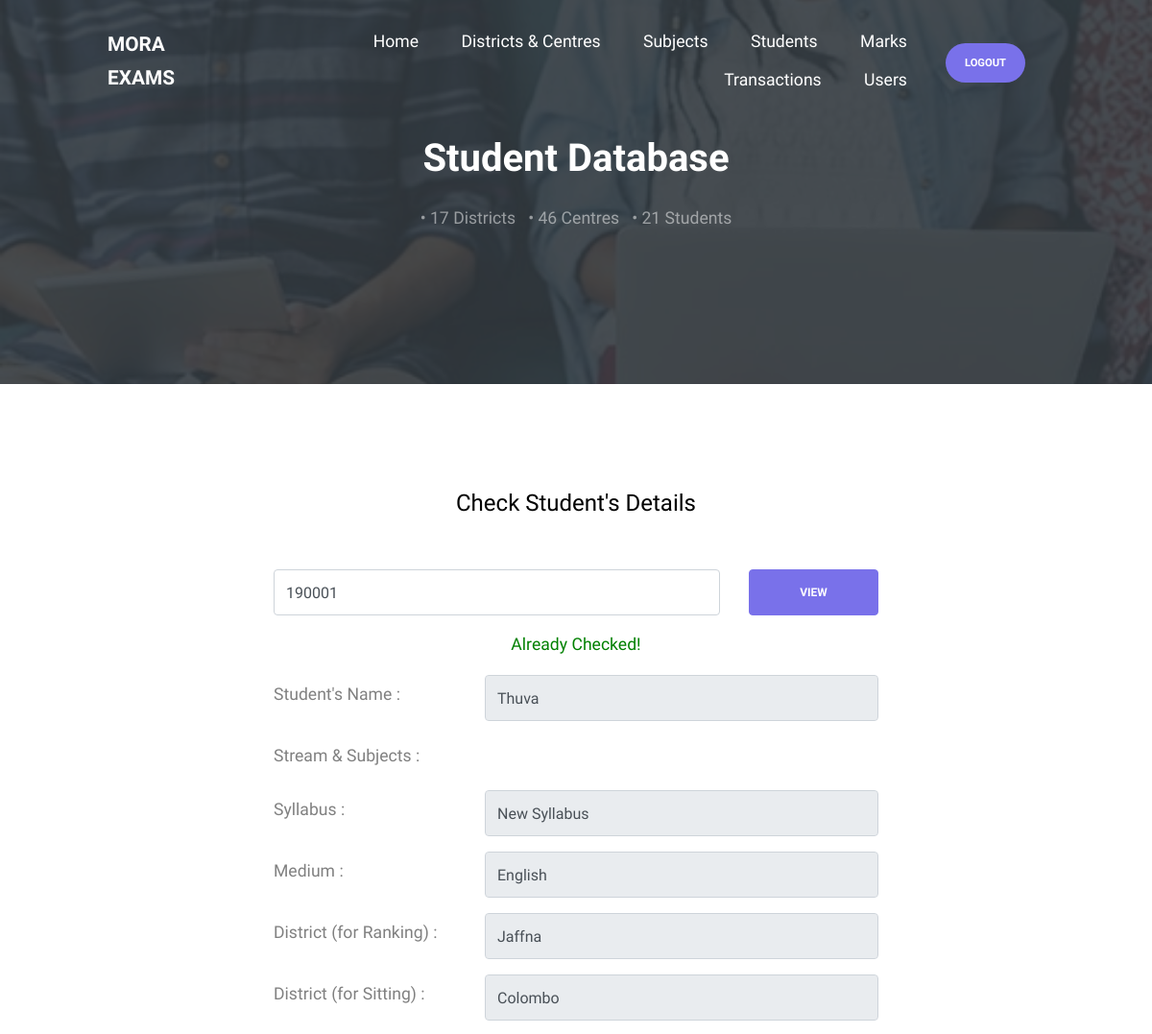
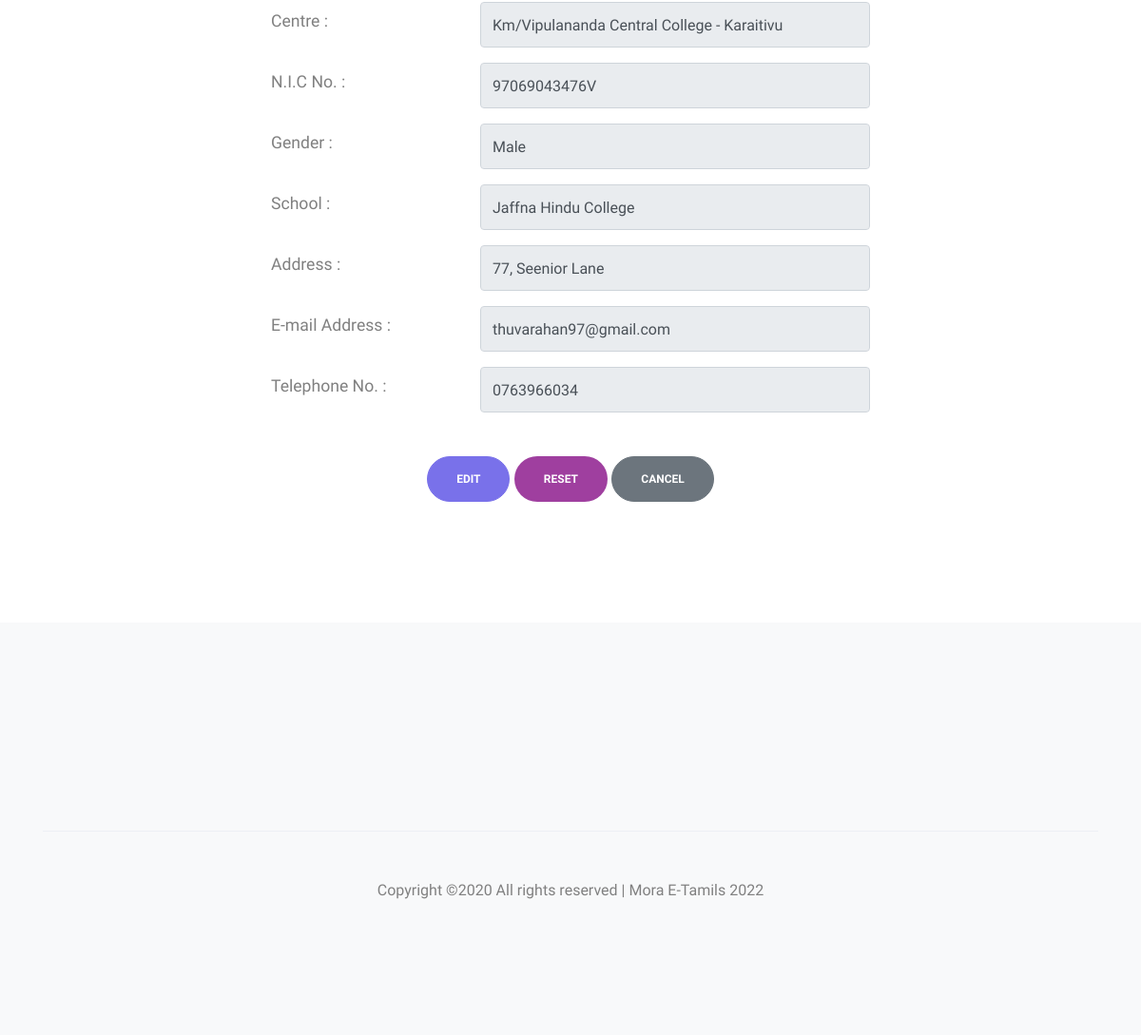
The page /admin/student.details.php?index_no=190001 (signed in) on the database its author committed (2 pictures, top to bottom).
### tables this page shows
CREATE TABLE `tbl_students` (
  `student_id` varchar(100) NOT NULL,
  `index_no` varchar(50) NOT NULL,
  `name` varchar(255) NOT NULL,
  `subject_group_id` varchar(100) NOT NULL,
  `syllabus` varchar(100) NOT NULL,
  `medium` varchar(100) NOT NULL,
  `district_id_ranking` int(11) NOT NULL,
  `district_ranking` varchar(255) NOT NULL,
  `district_id_sitting` int(11) NOT NULL,
  `centre_id` varchar(100) NOT NULL,
  `nic` varchar(15) NOT NULL,
  `gender` varchar(100) NOT NULL,
  `school` varchar(1255) NOT NULL,
  `address` varchar(1255) NOT NULL,
  `email` varchar(255) NOT NULL,
  `telephone` varchar(15) NOT NULL,
  `datetime` datetime NOT NULL,
  `user_id` varchar(100) NOT NULL,
  `checked` tinyint(1) DEFAULT NULL,
  `checked_by` varchar(100) DEFAULT NULL,
  `checked_datetime` datetime DEFAULT NULL
);

CREATE TABLE `tbl_exam_districts` (
  `district_id` int(2) NOT NULL,
  `district` varchar(50) NOT NULL,
  `coordinator` varchar(255) DEFAULT NULL,
  `telephone` varchar(15) DEFAULT NULL,
  `form_cost` float NOT NULL
);

CREATE TABLE `tbl_exam_centres` (
  `centre_id` int(11) NOT NULL,
  `district_id` int(2) NOT NULL,
  `centre_name` varchar(255) NOT NULL,
  `place` varchar(255) NOT NULL,
  `gender` varchar(50) NOT NULL
);

### admin/assets/student.details.inc.php (called while the page is built, shortened)
<?php
if (isset($_GET['index_no'])) {
    $index_no = $_GET['index_no'];
    $query = "SELECT * FROM tbl_students WHERE index_no = '$index_no'";
    $result = mysqli_query($db,$query);
    $total = mysqli_num_rows($result);
    if($total==0){
        redirect('student.details.php?error='.md5("not_found_error"));
    } else {
        $row = mysqli_fetch_assoc($result);
    }
}
?>

### admin/student.details.php (the view, shortened to what this page needs)
<?php
include_once("header.php");
include("assets/student.details.inc.php");
$error_msg = "";
$success_msg = "";
include_once("students.banner.php");
?>
<div class="site-section">
    <div class="container">
        <div class="justify-content-center align-items-center">
            <div class="col-lg-8 mx-auto" data-aos="fade-up" data-aos-delay="500">
                <form action="" method="post" class="form-box" style="padding-bottom: 0">
                    <h3 class="h4 text-black mb-4 text-center">Check Student's Details</h3>
                    <br/>
                    <div class="form-group row">
                        <div class="col-md-9">
                            <input type="text" name="index_no" value="<?php if(isset($_GET['index_no'])){echo $_GET['index_no'];} ?>" maxlength="6" minlength="6" class="form-control" placeholder="Index No." autofocus="" required>
                        </div>
                        <div class="col-md-3">
                            <input style="width:100%" type="submit" name="view" class="btn btn-primary" value="View">
                        </div>
                    </div>
                </form>
                <?php if($error_msg!="") { ?>
                    <div class="form-group">
                        <?php
                        if($error_msg==md5("not_found_error"))
                        { ?>
                            <label class="control-label" for="inputError" style="width:100%; margin: 0 auto; text-align: center; position: relative; float: none; color: red;">Index No. is Not Found!</label>
                        <?php
                        }
                        else if($error_msg==md5("check_failed"))
                        { ?>
                            <label class="control-label" style="width:100%; margin: 0 auto; text-align: center; position: relative; float: none; color: red;">Failed to check!</label>
                        <?php
                        }
                        ?>
                    </div>
                <?php
                }
                else if(isset($_GET['index_no']) && $total==1) { ?>
                    <div class="form-group">
                        <?php
                        if($row['checked']==1) { ?>
                            <label class="control-label" style="width:100%; margin: 0 auto; text-align: center; position: relative; float: none; color: green;">Already Checked!</label>
                        <?php
                        } else if($row['checked']==0) { ?>
                            <label class="control-label" style="width:100%; margin: 0 auto; text-align: center; position: relative; float: none; color: red;">Not Checked Yet!</label>
                        <?php } ?>
                    </div>
                <?php } else { ?>
                <br/>
                <?php } ?>
                <div class="form-box" style="padding-top: 0;">
                    <?php if(isset($_GET['index_no']) && $total==1) { ?>
                    <div class="form-group row">
                        <label class="col-sm-4 col-form-label">Student's Name :</label>
                        <div class="col-sm-8">
                            <input value="<?php echo $row['name']; ?>" class="form-control" disabled>
                        </div>
                    </div>
                    <div class="form-group row">
                        <label class="col-sm-4 col-form-label">Stream & Subjects :</label>
                        <div class="col-sm-8">
                        </div>
                    </div>
                    <div class="form-group row">
                        <label class="col-sm-4 col-form-label">Syllabus :</label>
                        <div class="col-sm-8">
                            <input value="<?php echo $row['syllabus'].' Syllabus'; ?>" class="form-control" disabled>
                        </div>
                    </div>
                    <div class="form-group row">
                        <label class="col-sm-4 col-form-label">Medium :</label>
                        <div class="col-sm-8">
                            <input value="<?php echo $row['medium']; ?>" class="form-control" disabled>
                        </div>
                    </div>
                    <div class="form-group row">
                        <label class="col-sm-4 col-form-label">District (for Ranking) :</label>
                        <div class="col-sm-8">
                            <input value="<?php echo $row['district_ranking']; ?>" class="form-control" disabled>
                        </div>
                    </div>
                    <div class="form-group row">
                        <label class="col-sm-4 col-form-label">District (for Sitting) :</label>
                        <div class="col-sm-8">
                            <?php
                            if ($total_districts > 0) {
                                while($row_districts = mysqli_fetch_assoc($result_districts)) {
                                    if ($row_districts['district_id'] == $row['district_id_sitting']) { ?>
                                        <input value="<?php echo $row_districts['district']; ?>" class="form-control" disabled>
                                    <?php } ?>
                            <?php } } ?>
                        </div>
                    </div>
                    <div class="form-group row">
                        <label class="col-sm-4 col-form-label">Centre :</label>
                        <div class="col-sm-8">
                            <?php
                            $sql_centres = "SELECT * FROM tbl_exam_centres WHERE centre_id = '{$row['centre_id']}'";
                            $result_centres = mysqli_query($db, $sql_centres);
                            if(mysqli_num_rows($result_centres)>0){
                                $row_centres = mysqli_fetch_assoc($result_centres) ?>
                                <input value="<?php echo $row_centres['centre_name'].' - '.$row_centres['place']; ?>" class="form-control" disabled>
                            <?php } ?>
                        </div>
                    </div>
                    <div class="form-group row">
                        <label class="col-sm-4 col-form-label">N.I.C No. :</label>
                        <div class="col-sm-8">
                            <input value="<?php echo $row['nic']; ?>" class="form-control" disabled>
                        </div>
                    </div>
                    <div class="form-group row">
                        <label class="col-sm-4 col-form-label">Gender :</label>
                        <div class="col-sm-8">
                            <input value="<?php echo $row['gender']; ?>" class="form-control" disabled>
                        </div>
                    </div>
                    <div class="form-group row">
                        <label class="col-sm-4 col-form-label">School :</label>
                        <div class="col-sm-8">
                            <input value="<?php echo $row['school']; ?>" class="form-control" disabled>
                        </div>
                    </div>
                    <div class="form-group row">
                        <label class="col-sm-4 col-form-label">Address :</label>
                        <div class="col-sm-8">
                            <input value="<?php echo $row['address']; ?>" class="form-control" disabled>
                        </div>
                    </div>
                    <div class="form-group row">
                        <label class="col-sm-4 col-form-label">E-mail Address :</label>
                        <div class="col-sm-8">
                            <input value="<?php echo $row['email']; ?>" class="form-control" disabled>
                        </div>
                    </div>
                    <div class="form-group row">
                        <label class="col-sm-4 col-form-label">Telephone No. :</label>
                        <div class="col-sm-8">
                            <input value="<?php echo $row['telephone']; ?>" class="form-control" disabled>
                        </div>
                    </div>
                    <?php } ?>
                    <div class="form-group text-center">
                        <?php if(isset($_GET['index_no']) && $total==1) { ?>
                        <br/>
                        <button type="button" name="edit" onclick="location.href='student.edit.php?index_no=<?=$index_no?>'" class="btn btn-primary btn-pill">Edit</button>
                        <?php } ?>
                        <button type="button" name="reset" onclick="location.href='student.details.php'" class="btn btn-purple btn-pill">Reset</button>
                        <button type="button" name="cancel" onclick="location.href='students.php'" class="btn btn-secondary btn-pill">Cancel</button>
                    </div>
                </div>
            </div>
        </div>
    </div>
</div>
<?php
include_once("footer.php");
?>

### admin/css/style.css (style rules this page uses)
body { line-height: 1.7; color: gray; font-weight: 300; font-size: 1.1rem; }
h1, h2, h3, h4, h5, .h1, .h2, .h3, .h4, .h5 { font-family: "Muli", -apple-system, BlinkMacSystemFont, "Segoe UI", Roboto, "Helvetica Neue", Arial, sans-serif, "Apple Color Emoji", "Segoe UI Emoji", "Segoe UI Symbol", "Noto Color Emoji"; }
.text-black { color: #000 !important; }
.btn { text-transform: uppercase; font-size: 12px; font-weight: 900; padding: 14px 30px; }
.btn.btn-pill { border-radius: 30px; }
.form-control { height: 48px; font-family: "Muli", -apple-system, BlinkMacSystemFont, "Segoe UI", Roboto, "Helvetica Neue", Arial, sans-serif, "Apple Color Emoji", "Segoe UI Emoji", "Segoe UI Symbol", "Noto Color Emoji"; }
.site-section { padding: 2.5em 0; }
@media (min-width: 768px) { .site-section { padding: 5em 0; } }
.form-box { padding: 40px; background: #fff; border-radius: 7px; }
.site-section { padding: 4em 0; position: relative; }

### admin/css/style_custom.css (style rules this page uses)
.btn-purple { color: white; background-color: purple; opacity: 0.75; }

### rows shown on the page
tbl_students: name "Thuva", syllabus "New Syllabus", medium "English", district_ranking "Jaffna", nic "97069043476V", gender "Male", school "Jaffna Hindu College", address "77, Seenior Lane", email "thuvarahan97@gmail.com", telephone "0763966034"
tbl_exam_districts: district "Colombo"
tbl_exam_centres: centre_name+place "Km/Vipulananda Central College - Karaitivu"

### other values the page prints
$total_districts "17"
$total_centres "46"
$total_students "21"
